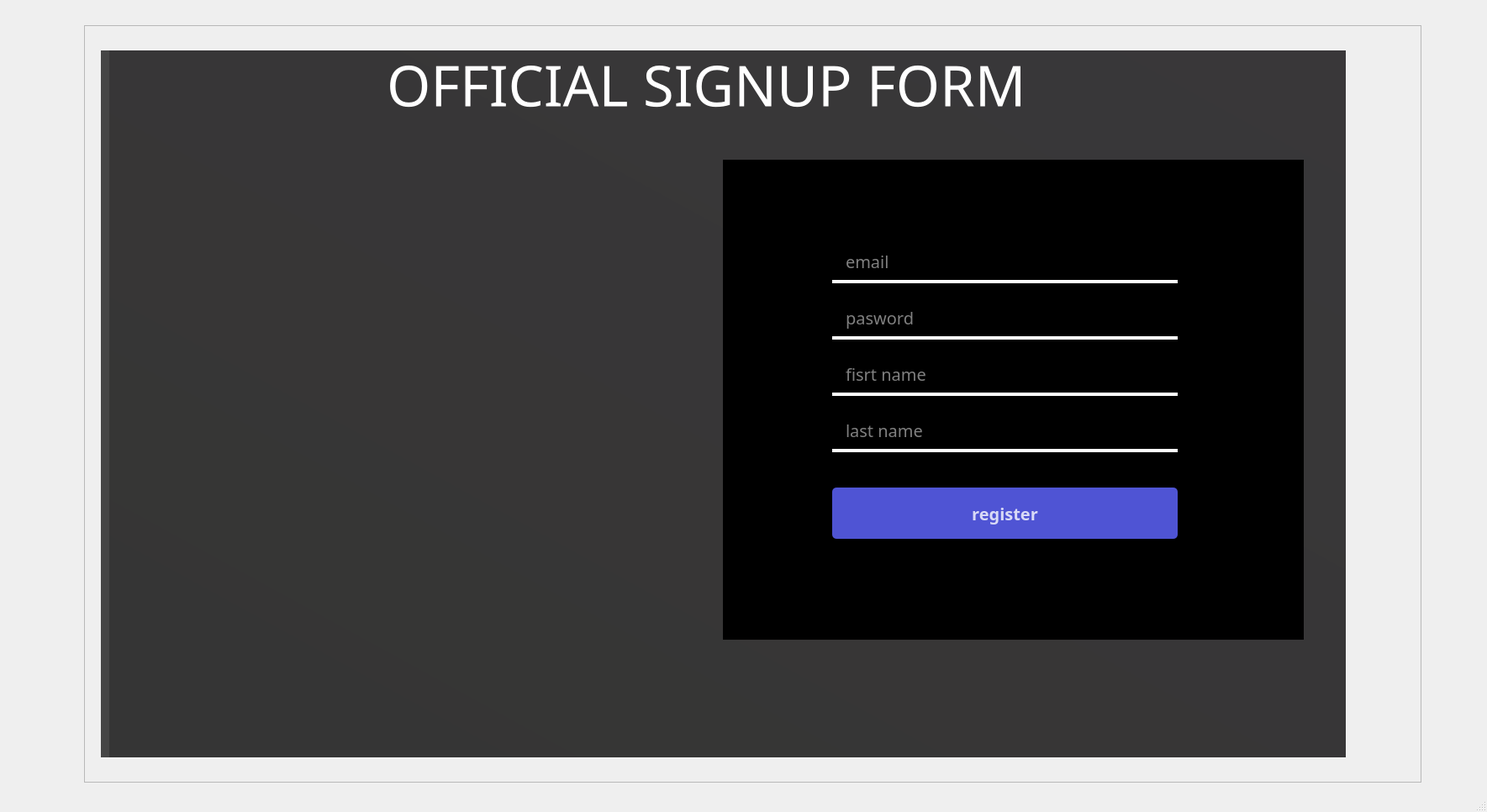
<?xml version="1.0" encoding="UTF-8"?>
<ui version="4.0">
 <class>MainWindow</class>
 <widget class="QMainWindow" name="MainWindow">
  <property name="geometry">
   <rect>
    <x>0</x>
    <y>0</y>
    <width>1769</width>
    <height>966</height>
   </rect>
  </property>
  <property name="windowTitle">
   <string>MainWindow</string>
  </property>
  <widget class="QWidget" name="centralwidget">
   <widget class="QFrame" name="frame">
    <property name="geometry">
     <rect>
      <x>100</x>
      <y>30</y>
      <width>1591</width>
      <height>901</height>
     </rect>
    </property>
    <property name="frameShape">
     <enum>QFrame::StyledPanel</enum>
    </property>
    <property name="frameShadow">
     <enum>QFrame::Raised</enum>
    </property>
    <widget class="QLabel" name="label">
     <property name="geometry">
      <rect>
       <x>30</x>
       <y>30</y>
       <width>1471</width>
       <height>841</height>
      </rect>
     </property>
     <property name="styleSheet">
      <string notr="true">background-color: qlineargradient(spread:pad, x1:0, y1:1, x2:0.970149, y2:0, stop:0.114428 rgba(142, 142, 137, 144), stop:1 rgba(159, 147, 162, 138));</string>
     </property>
     <property name="text">
      <string/>
     </property>
     <property name="pixmap">
      <pixmap>image/goc-lam-viec-bat-ky-goc-nao.jpg</pixmap>
     </property>
     <property name="scaledContents">
      <bool>true</bool>
     </property>
    </widget>
    <widget class="QLabel" name="label_2">
     <property name="geometry">
      <rect>
       <x>20</x>
       <y>30</y>
       <width>1481</width>
       <height>841</height>
      </rect>
     </property>
     <property name="styleSheet">
      <string notr="true">
background-color:rgba(0, 0, 0, 0.71);</string>
     </property>
     <property name="text">
      <string/>
     </property>
     <property name="scaledContents">
      <bool>true</bool>
     </property>
    </widget>
    <widget class="QLabel" name="label_3">
     <property name="geometry">
      <rect>
       <x>90</x>
       <y>160</y>
       <width>691</width>
       <height>571</height>
      </rect>
     </property>
     <property name="text">
      <string/>
     </property>
     <property name="pixmap">
      <pixmap>image/goc-lam-viec-bat-ky-goc-nao.jpg</pixmap>
     </property>
     <property name="scaledContents">
      <bool>true</bool>
     </property>
    </widget>
    <widget class="QLabel" name="label_4">
     <property name="geometry">
      <rect>
       <x>760</x>
       <y>160</y>
       <width>691</width>
       <height>571</height>
      </rect>
     </property>
     <property name="styleSheet">
      <string notr="true">background-color: rgb(0, 0, 0);</string>
     </property>
     <property name="text">
      <string/>
     </property>
     <property name="scaledContents">
      <bool>true</bool>
     </property>
    </widget>
    <widget class="QLabel" name="label_5">
     <property name="geometry">
      <rect>
       <x>360</x>
       <y>30</y>
       <width>1011</width>
       <height>81</height>
      </rect>
     </property>
     <property name="font">
      <font>
       <family>Raleway Light</family>
       <pointsize>50</pointsize>
       <weight>50</weight>
       <italic>false</italic>
       <bold>false</bold>
      </font>
     </property>
     <property name="styleSheet">
      <string notr="true">color: rgb(255, 255, 255);</string>
     </property>
     <property name="text">
      <string>OFFICIAL SIGNUP FORM</string>
     </property>
    </widget>
    <widget class="QPushButton" name="pushButton">
     <property name="geometry">
      <rect>
       <x>890</x>
       <y>550</y>
       <width>411</width>
       <height>61</height>
      </rect>
     </property>
     <property name="font">
      <font>
       <family>Raleway ExtraBold</family>
       <pointsize>15</pointsize>
       <weight>75</weight>
       <bold>true</bold>
      </font>
     </property>
     <property name="styleSheet">
      <string notr="true">
  QPushButton#pushButton{
background-color: rgba(79, 84, 212, 1);
color:rgba(255, 255 ,255, 200);
border-radius:5px;
padding- bottom:10px;
}
QPushButton#pushButton:pressed{
padding-left:5px;
padding-top:5px;
background-color:rgba(98, 100, 149, 1);
background-position:calc(100%-10px)center;
}
QPushButton#pushButton:hover{
background-color: rgba(98, 100, 149, 1);
}
</string>
     </property>
     <property name="text">
      <string>register</string>
     </property>
    </widget>
    <widget class="QWidget" name="layoutWidget">
     <property name="geometry">
      <rect>
       <x>890</x>
       <y>240</y>
       <width>411</width>
       <height>291</height>
      </rect>
     </property>
     <layout class="QVBoxLayout" name="verticalLayout">
      <property name="spacing">
       <number>0</number>
      </property>
      <item>
       <widget class="QLineEdit" name="lineEdit">
        <property name="font">
         <font>
          <family>VNI-Avo</family>
          <pointsize>15</pointsize>
          <weight>50</weight>
          <bold>false</bold>
         </font>
        </property>
        <property name="styleSheet">
         <string notr="true">background-color:rgba(0, 0, 0, 0); 
border: 4px solid rgba(0, 0, 0, 0);
 border-bottom-color:rgba(255, 255, 255, 255); 
color: rgba(255, 255, 255, 255);
padding-bottom: 7px;
padding-left: 10px;</string>
        </property>
        <property name="text">
         <string/>
        </property>
        <property name="placeholderText">
         <string>email</string>
        </property>
       </widget>
      </item>
      <item>
       <widget class="QLineEdit" name="lineEdit_3">
        <property name="font">
         <font>
          <family>VNI-Avo</family>
          <pointsize>15</pointsize>
          <weight>50</weight>
          <bold>false</bold>
         </font>
        </property>
        <property name="styleSheet">
         <string notr="true">background-color:rgba(0, 0, 0, 0); 
border: 4px solid rgba(0, 0, 0, 0);
 border-bottom-color:rgba(255, 255, 255, 255); 
color: rgba(255, 255, 255, 255);
padding-bottom: 7px;
padding-left: 10px;</string>
        </property>
        <property name="text">
         <string/>
        </property>
        <property name="placeholderText">
         <string>pasword</string>
        </property>
       </widget>
      </item>
      <item>
       <widget class="QLineEdit" name="lineEdit_2">
        <property name="font">
         <font>
          <family>VNI-Avo</family>
          <pointsize>15</pointsize>
          <weight>50</weight>
          <bold>false</bold>
         </font>
        </property>
        <property name="styleSheet">
         <string notr="true">background-color:rgba(0, 0, 0, 0); 
border: 4px solid rgba(0, 0, 0, 0);
 border-bottom-color:rgba(255, 255, 255, 255); 
color: rgba(255, 255, 255, 255);
padding-bottom: 7px;
padding-left: 10px;</string>
        </property>
        <property name="text">
         <string/>
        </property>
        <property name="placeholderText">
         <string>fisrt name</string>
        </property>
       </widget>
      </item>
      <item>
       <widget class="QLineEdit" name="lineEdit_4">
        <property name="font">
         <font>
          <family>VNI-Avo</family>
          <pointsize>15</pointsize>
          <weight>50</weight>
          <bold>false</bold>
         </font>
        </property>
        <property name="styleSheet">
         <string notr="true">background-color:rgba(0, 0, 0, 0); 
border: 4px solid rgba(0, 0, 0, 0);
 border-bottom-color:rgba(255, 255, 255, 255); 
color: rgba(255, 255, 255, 255);
padding-bottom: 7px;
padding-left: 10px;</string>
        </property>
        <property name="text">
         <string/>
        </property>
        <property name="placeholderText">
         <string>last name</string>
        </property>
       </widget>
      </item>
     </layout>
    </widget>
   </widget>
  </widget>
  <widget class="QMenuBar" name="menubar">
   <property name="geometry">
    <rect>
     <x>0</x>
     <y>0</y>
     <width>1769</width>
     <height>26</height>
    </rect>
   </property>
  </widget>
  <widget class="QStatusBar" name="statusbar"/>
 </widget>
 <resources/>
 <connections/>
</ui>
